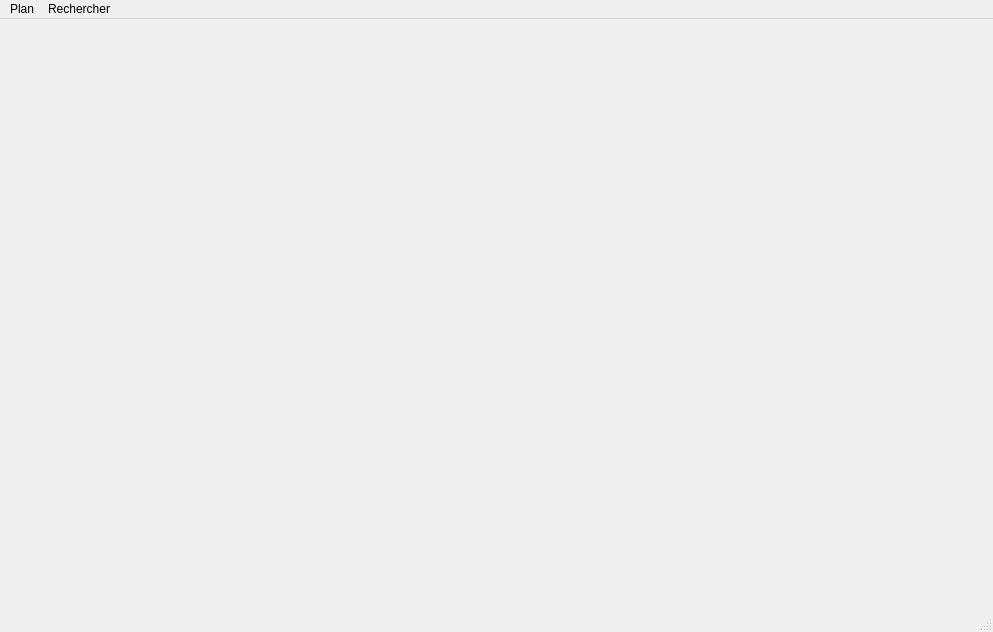
<?xml version="1.0" encoding="UTF-8"?>
<ui version="4.0">
 <class>MainWindow</class>
 <widget class="QMainWindow" name="MainWindow">
  <property name="enabled">
   <bool>true</bool>
  </property>
  <property name="geometry">
   <rect>
    <x>0</x>
    <y>0</y>
    <width>993</width>
    <height>632</height>
   </rect>
  </property>
  <property name="windowTitle">
   <string>Localisation</string>
  </property>
  <property name="windowIcon">
   <iconset resource="../ressources.qrc">
    <normaloff>:/images/image/logo.png</normaloff>:/images/image/logo.png</iconset>
  </property>
  <widget class="QWidget" name="centralWidget">
   <widget class="QWidget" name="formLayoutWidget">
    <property name="geometry">
     <rect>
      <x>9</x>
      <y>10</y>
      <width>171</width>
      <height>571</height>
     </rect>
    </property>
    <layout class="QFormLayout" name="layoutGauche">
     <property name="formAlignment">
      <set>Qt::AlignLeading|Qt::AlignLeft|Qt::AlignTop</set>
     </property>
    </layout>
   </widget>
   <widget class="QWidget" name="formLayoutWidget_2">
    <property name="geometry">
     <rect>
      <x>190</x>
      <y>10</y>
      <width>791</width>
      <height>571</height>
     </rect>
    </property>
    <layout class="QFormLayout" name="layoutDroit">
     <property name="sizeConstraint">
      <enum>QLayout::SetDefaultConstraint</enum>
     </property>
     <property name="fieldGrowthPolicy">
      <enum>QFormLayout::AllNonFixedFieldsGrow</enum>
     </property>
     <property name="rowWrapPolicy">
      <enum>QFormLayout::DontWrapRows</enum>
     </property>
     <property name="labelAlignment">
      <set>Qt::AlignJustify|Qt::AlignTop</set>
     </property>
     <property name="formAlignment">
      <set>Qt::AlignJustify|Qt::AlignTop</set>
     </property>
     <property name="topMargin">
      <number>0</number>
     </property>
    </layout>
   </widget>
  </widget>
  <widget class="QMenuBar" name="menuBar">
   <property name="geometry">
    <rect>
     <x>0</x>
     <y>0</y>
     <width>993</width>
     <height>19</height>
    </rect>
   </property>
   <widget class="QMenu" name="menuPlan">
    <property name="title">
     <string>Plan</string>
    </property>
    <widget class="QMenu" name="menuModifier">
     <property name="title">
      <string>Modifier</string>
     </property>
     <addaction name="actionModifierBatiment"/>
     <addaction name="actionModifierSalle"/>
     <addaction name="actionModifierPortique"/>
    </widget>
    <widget class="QMenu" name="menuSupprimer">
     <property name="title">
      <string>Supprimer</string>
     </property>
     <addaction name="actionSupprimerBatiment"/>
     <addaction name="actionSupprimerSalle"/>
     <addaction name="actionSupprimerPortique"/>
    </widget>
    <widget class="QMenu" name="menuCr_er">
     <property name="title">
      <string>Créer</string>
     </property>
     <addaction name="actionCreerBatiment"/>
     <addaction name="actionCreerSalle"/>
     <addaction name="actionCreerPortique"/>
    </widget>
    <addaction name="actionVoir"/>
    <addaction name="separator"/>
    <addaction name="menuCr_er"/>
    <addaction name="menuModifier"/>
    <addaction name="menuSupprimer"/>
   </widget>
   <widget class="QMenu" name="menuRechercher">
    <property name="title">
     <string>Rechercher</string>
    </property>
    <addaction name="actionPar_type"/>
    <addaction name="actionPar_nom"/>
    <addaction name="actionPar_badge"/>
    <addaction name="separator"/>
    <addaction name="actionPar_lieu"/>
    <addaction name="separator"/>
    <addaction name="actionPar_Controle"/>
   </widget>
   <addaction name="menuPlan"/>
   <addaction name="menuRechercher"/>
  </widget>
  <widget class="QStatusBar" name="statusBar"/>
  <action name="actionVoir">
   <property name="text">
    <string>Voir</string>
   </property>
  </action>
  <action name="actionPar_type">
   <property name="checkable">
    <bool>false</bool>
   </property>
   <property name="text">
    <string>Par type</string>
   </property>
  </action>
  <action name="actionPar_salle">
   <property name="text">
    <string>Par salle</string>
   </property>
  </action>
  <action name="actionPar_batiment">
   <property name="text">
    <string>Par batiment</string>
   </property>
  </action>
  <action name="actionPar_nom">
   <property name="text">
    <string>Par nom</string>
   </property>
  </action>
  <action name="actionPar_atelier">
   <property name="text">
    <string>Par atelier</string>
   </property>
  </action>
  <action name="actionAjouterSalle">
   <property name="text">
    <string>Salle</string>
   </property>
  </action>
  <action name="actionModifierBatiment">
   <property name="text">
    <string>Batiment</string>
   </property>
  </action>
  <action name="actionModifierSalle">
   <property name="text">
    <string>Salle</string>
   </property>
  </action>
  <action name="actionSupprimerBatiment">
   <property name="text">
    <string>Batiment</string>
   </property>
  </action>
  <action name="actionSupprimerSalle">
   <property name="text">
    <string>Salle</string>
   </property>
  </action>
  <action name="actionPar_badge">
   <property name="text">
    <string>Par badge</string>
   </property>
  </action>
  <action name="actionPar_lieu">
   <property name="text">
    <string>Par lieu</string>
   </property>
  </action>
  <action name="actionCreerBatiment">
   <property name="text">
    <string>Batiment</string>
   </property>
  </action>
  <action name="actionCreerSalle">
   <property name="text">
    <string>Salle</string>
   </property>
  </action>
  <action name="actionSupprimerPortique">
   <property name="text">
    <string>Portique</string>
   </property>
  </action>
  <action name="actionModifierPortique">
   <property name="text">
    <string>Portique</string>
   </property>
  </action>
  <action name="actionCreerPortique">
   <property name="text">
    <string>Portique</string>
   </property>
  </action>
  <action name="actionPar_Controle">
   <property name="text">
    <string>Par controle</string>
   </property>
  </action>
 </widget>
 <layoutdefault spacing="6" margin="11"/>
 <resources>
  <include location="../ressources.qrc"/>
 </resources>
 <connections/>
</ui>
